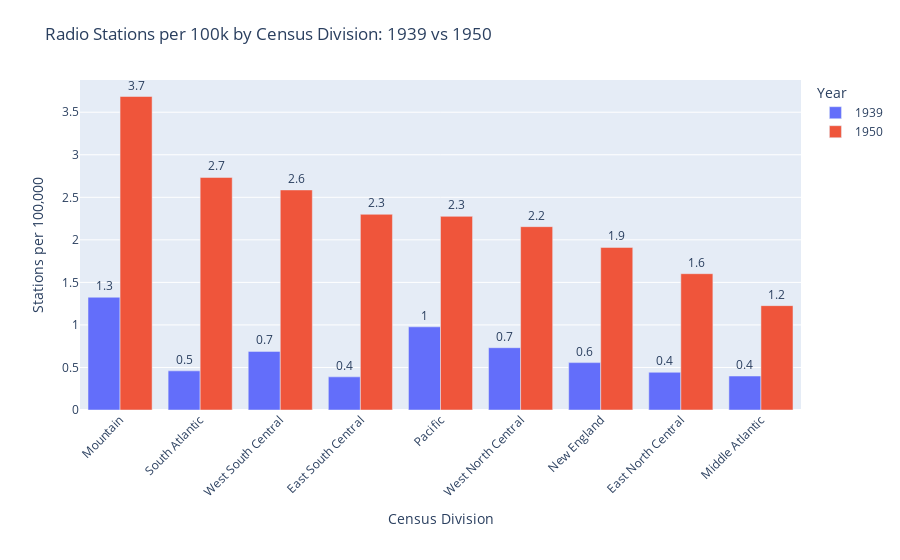

The notebook cell saved with this chart:
### Code cell
import pandas as pd
import plotly.express as px

# 1) Division map (same as before)
division_map = {
    'Connecticut':'New England','Maine':'New England','Massachusetts':'New England',
    'New Hampshire':'New England','Rhode Island':'New England','Vermont':'New England',
    'New York':'Middle Atlantic','New Jersey':'Middle Atlantic','Pennsylvania':'Middle Atlantic',
    'Illinois':'East North Central','Indiana':'East North Central','Michigan':'East North Central',
    'Ohio':'East North Central','Wisconsin':'East North Central',
    'Iowa':'West North Central','Kansas':'West North Central','Minnesota':'West North Central',
    'Missouri':'West North Central','Nebraska':'West North Central',
    'North Dakota':'West North Central','South Dakota':'West North Central',
    'Delaware':'South Atlantic','Florida':'South Atlantic','Georgia':'South Atlantic',
    'Maryland':'South Atlantic','North Carolina':'South Atlantic',
    'South Carolina':'South Atlantic','Virginia':'South Atlantic',
    'West Virginia':'South Atlantic','District of Columbia':'South Atlantic',
    'Alabama':'East South Central','Kentucky':'East South Central',
    'Mississippi':'East South Central','Tennessee':'East South Central',
    'Arkansas':'West South Central','Louisiana':'West South Central',
    'Oklahoma':'West South Central','Texas':'West South Central',
    'Arizona':'Mountain','Colorado':'Mountain','Idaho':'Mountain','Montana':'Mountain',
    'Nevada':'Mountain','New Mexico':'Mountain','Utah':'Mountain','Wyoming':'Mountain',
    'Alaska':'Pacific','California':'Pacific','Hawaii':'Pacific',
    'Oregon':'Pacific','Washington':'Pacific'
}

# 2) Load data
df1940 = pd.read_csv('../data/processed/correct_dtypes_merged_fcc_census_1940.csv')
df1950 = pd.read_csv('../data/processed/correct_dtypes_merged_fcc_census_1950.csv')

def summarize_by_division(df, year):
    df = df.copy()
    df['division'] = df['state'].map(division_map)
    agg = (
        df.groupby('division', as_index=False)
          .agg(total_stations=('total_stations','sum'),
               population=('population','sum'))
    )
    agg['stations_per_100k'] = agg['total_stations']/agg['population']*100_000
    agg['year'] = str(year)
    return agg

sum39 = summarize_by_division(df1940, 1939)
sum50 = summarize_by_division(df1950, 1950)
combined = pd.concat([sum39, sum50], ignore_index=True)

# 3) Compute ordering by 1950 descending
order_1950 = (
    sum50.sort_values('stations_per_100k', ascending=False)
         ['division']
         .tolist()
)

# 4) Plot with category order
fig = px.bar(
    combined,
    x='division',
    y='stations_per_100k',
    color='year',
    barmode='group',
    text=combined['stations_per_100k'].round(1),
    category_orders={'division': order_1950},
    title='Radio Stations per 100k by Census Division: 1939 vs 1950',
    labels={
        'division':'Census Division',
        'stations_per_100k':'Stations per 100,000',
        'year':'Year'
    },
    height=600
)

fig.update_traces(textposition='outside')
fig.update_layout(
    xaxis_tickangle=-45,
    uniformtext_minsize=8,
    uniformtext_mode='hide',
    margin={'b':150,'t':80}
)

fig.show()

### Figure 1 — Plotly figure (JSON) as saved in the notebook; plotly's stock layout.template omitted (floating-point values rounded to 4 significant figures)
{"data": [{"alignmentgroup": "True", "hovertemplate": "Year=1939<br>Census Division=%{x}<br>Stations per 100,000=%{y}<br>text=%{text}<extra></extra>", "legendgroup": "1939", "marker": {"color": "#636efa", "pattern": {"shape": ""}}, "name": "1939", "offsetgroup": "1939", "orientation": "v", "showlegend": true, "text": [0.4, 0.4, 0.4, 1.3, 0.6, 1, 0.5, 0.7, 0.7], "textposition": "outside", "type": "bar", "x": ["East North Central", "East South Central", "Middle Atlantic", "Mountain", "New England", "Pacific", "South Atlantic", "West North Central", "West South Central"], "xaxis": "x", "y": [0.4432, 0.3897, 0.3994, 1.325, 0.5571, 0.9776, 0.4601, 0.7324, 0.6889], "yaxis": "y"}, {"alignmentgroup": "True", "hovertemplate": "Year=1950<br>Census Division=%{x}<br>Stations per 100,000=%{y}<br>text=%{text}<extra></extra>", "legendgroup": "1950", "marker": {"color": "#EF553B", "pattern": {"shape": ""}}, "name": "1950", "offsetgroup": "1950", "orientation": "v", "showlegend": true, "text": [1.6, 2.3, 1.2, 3.7, 1.9, 2.3, 2.7, 2.2, 2.6], "textposition": "outside", "type": "bar", "x": ["East North Central", "East South Central", "Middle Atlantic", "Mountain", "New England", "Pacific", "South Atlantic", "West North Central", "West South Central"], "xaxis": "x", "y": [1.602, 2.3, 1.227, 3.685, 1.911, 2.276, 2.733, 2.155, 2.586], "yaxis": "y"}], "layout": {"autosize": true, "barmode": "group", "legend": {"title": {"text": "Year"}, "tracegroupgap": 0}, "margin": {"b": 150, "t": 80}, "title": {"text": "Radio Stations per 100k by Census Division: 1939 vs 1950"}, "uniformtext": {"minsize": 8, "mode": "hide"}, "xaxis": {"anchor": "y", "autorange": true, "categoryarray": ["Mountain", "South Atlantic", "West South Central", "East South Central", "Pacific", "West North Central", "New England", "East North Central", "Middle Atlantic"], "categoryorder": "array", "domain": [0, 1], "range": [-0.5, 8.5], "tickangle": -45, "title": {"text": "Census Division"}, "type": "category"}, "yaxis": {"anchor": "x", "autorange": true, "domain": [0, 1], "range": [0, 3.879], "title": {"text": "Stations per 100,000"}, "type": "linear"}}}
